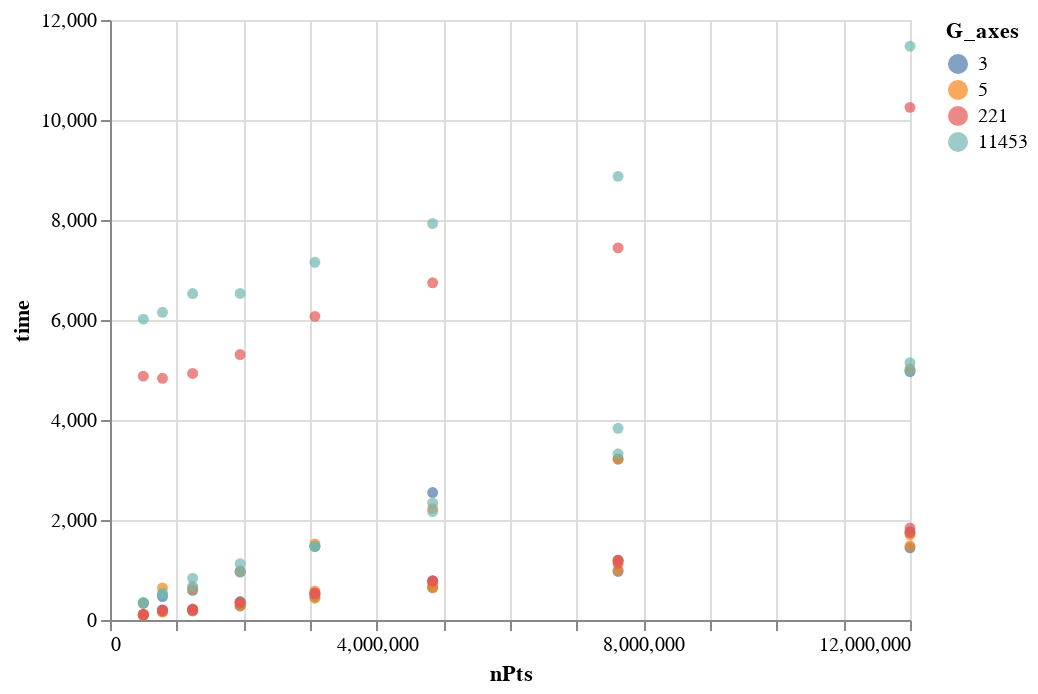

This figure's notebook cell:
### Code cell
alt.Chart(color_bar).mark_circle().encode(
    y = "time",
    x = "nPts",
    color = alt.Color("G_axes",type="nominal")
)

### Figure 1 — Vega-Lite specification as saved in the notebook (floating-point values rounded to 4 significant figures)
{"config": {"view": {"continuousWidth": 400, "continuousHeight": 300}}, "data": {"name": "data-1de8e422b7aa33b30b91995d06241639"}, "mark": "circle", "encoding": {"color": {"type": "nominal", "field": "G_axes"}, "x": {"type": "quantitative", "field": "nPts"}, "y": {"type": "quantitative", "field": "time"}}, "$schema": "https://vega.github.io/schema/vega-lite/v4.8.1.json", "datasets": {"data-1de8e422b7aa33b30b91995d06241639": [{"nPts": 499999, "mark": "bar", "time": 95.47, "G_axes": 3, "G_color": 5, "ga*gc": 15}, {"nPts": 499999, "mark": "bar", "time": 112.7, "G_axes": 3, "G_color": 221, "ga*gc": 663}, {"nPts": 499999, "mark": "bar", "time": 332.7, "G_axes": 3, "G_color": 11453, "ga*gc": 34359}, {"nPts": 499999, "mark": "bar", "time": 93.3, "G_axes": 5, "G_color": 3, "ga*gc": 15}, {"nPts": 499999, "mark": "bar", "time": 114.8, "G_axes": 5, "G_color": 221, "ga*gc": 1105}, {"nPts": 499999, "mark": "bar", "time": 341.8, "G_axes": 5, "G_color": 11453, "ga*gc": 57265}, {"nPts": 499999, "mark": "bar", "time": 109.6, "G_axes": 221, "G_color": 3, "ga*gc": 663}, {"nPts": 499999, "mark": "bar", "time": 109.7, "G_axes": 221, "G_color": 5, "ga*gc": 1105}, {"nPts": 499999, "mark": "bar", "time": 4877.0, "G_axes": 221, "G_color": 11453, "ga*gc": 2531113}, {"nPts": 499999, "mark": "bar", "time": 343.3, "G_axes": 11453, "G_color": 3, "ga*gc": 34359}, {"nPts": 499999, "mark": "bar", "time": 348.2, "G_axes": 11453, "G_color": 5, "ga*gc": 57265}, {"nPts": 499999, "mark": "bar", "time": 6018.0, "G_axes": 11453, "G_color": 221, "ga*gc": 2531113}, {"nPts": 787305, "mark": "bar", "time": 174.0, "G_axes": 3, "G_color": 5, "ga*gc": 15}, {"nPts": 787305, "mark": "bar", "time": 198.6, "G_axes": 3, "G_color": 221, "ga*gc": 663}, {"nPts": 787305, "mark": "bar", "time": 468.2, "G_axes": 3, "G_color": 11453, "ga*gc": 34359}, {"nPts": 787305, "mark": "bar", "time": 158.6, "G_axes": 5, "G_color": 3, "ga*gc": 15}, {"nPts": 787305, "mark": "bar", "time": 176.9, "G_axes": 5, "G_color": 221, "ga*gc": 1105}, {"nPts": 787305, "mark": "bar", "time": 642.1, "G_axes": 5, "G_color": 11453, "ga*gc": 57265}, {"nPts": 787305, "mark": "bar", "time": 201.1, "G_axes": 221, "G_color": 3, "ga*gc": 663}, {"nPts": 787305, "mark": "bar", "time": 185.6, "G_axes": 221, "G_color": 5, "ga*gc": 1105}, {"nPts": 787305, "mark": "bar", "time": 4835.0, "G_axes": 221, "G_color": 11453, "ga*gc": 2531113}, {"nPts": 787305, "mark": "bar", "time": 530.0, "G_axes": 11453, "G_color": 3, "ga*gc": 34359}, {"nPts": 787305, "mark": "bar", "time": 520.1, "G_axes": 11453, "G_color": 5, "ga*gc": 57265}, {"nPts": 787305, "mark": "bar", "time": 6154.0, "G_axes": 11453, "G_color": 221, "ga*gc": 2531113}, {"nPts": 1239698, "mark": "bar", "time": 183.2, "G_axes": 3, "G_color": 5, "ga*gc": 15}, {"nPts": 1239698, "mark": "bar", "time": 219.4, "G_axes": 3, "G_color": 221, "ga*gc": 663}, {"nPts": 1239698, "mark": "bar", "time": 592.2, "G_axes": 3, "G_color": 11453, "ga*gc": 34359}, {"nPts": 1239698, "mark": "bar", "time": 184.5, "G_axes": 5, "G_color": 3, "ga*gc": 15}, {"nPts": 1239698, "mark": "bar", "time": 204.7, "G_axes": 5, "G_color": 221, "ga*gc": 1105}, {"nPts": 1239698, "mark": "bar", "time": 634.6, "G_axes": 5, "G_color": 11453, "ga*gc": 57265}, {"nPts": 1239698, "mark": "bar", "time": 207.9, "G_axes": 221, "G_color": 3, "ga*gc": 663}, {"nPts": 1239698, "mark": "bar", "time": 204.9, "G_axes": 221, "G_color": 5, "ga*gc": 1105}, {"nPts": 1239698, "mark": "bar", "time": 4931.0, "G_axes": 221, "G_color": 11453, "ga*gc": 2531113}, {"nPts": 1239698, "mark": "bar", "time": 673.7, "G_axes": 11453, "G_color": 3, "ga*gc": 34359}, {"nPts": 1239698, "mark": "bar", "time": 835.2, "G_axes": 11453, "G_color": 5, "ga*gc": 57265}, {"nPts": 1239698, "mark": "bar", "time": 6529.0, "G_axes": 11453, "G_color": 221, "ga*gc": 2531113}, {"nPts": 1952041, "mark": "bar", "time": 280.3, "G_axes": 3, "G_color": 5, "ga*gc": 15}, {"nPts": 1952041, "mark": "bar", "time": 369.3, "G_axes": 3, "G_color": 221, "ga*gc": 663}, {"nPts": 1952041, "mark": "bar", "time": 963.0, "G_axes": 3, "G_color": 11453, "ga*gc": 34359}, {"nPts": 1952041, "mark": "bar", "time": 287.1, "G_axes": 5, "G_color": 3, "ga*gc": 15}, {"nPts": 1952041, "mark": "bar", "time": 338.6, "G_axes": 5, "G_color": 221, "ga*gc": 1105}, {"nPts": 1952041, "mark": "bar", "time": 984.7, "G_axes": 5, "G_color": 11453, "ga*gc": 57265}, {"nPts": 1952041, "mark": "bar", "time": 348.7, "G_axes": 221, "G_color": 3, "ga*gc": 663}, {"nPts": 1952041, "mark": "bar", "time": 341.0, "G_axes": 221, "G_color": 5, "ga*gc": 1105}, {"nPts": 1952041, "mark": "bar", "time": 5309.0, "G_axes": 221, "G_color": 11453, "ga*gc": 2531113}, {"nPts": 1952041, "mark": "bar", "time": 1127.0, "G_axes": 11453, "G_color": 3, "ga*gc": 34359}, {"nPts": 1952041, "mark": "bar", "time": 957.7, "G_axes": 11453, "G_color": 5, "ga*gc": 57265}, {"nPts": 1952041, "mark": "bar", "time": 6532.0, "G_axes": 11453, "G_color": 221, "ga*gc": 2531113}, {"nPts": 3073704, "mark": "bar", "time": 462.0, "G_axes": 3, "G_color": 5, "ga*gc": 15}, {"nPts": 3073704, "mark": "bar", "time": 528.9, "G_axes": 3, "G_color": 221, "ga*gc": 663}, {"nPts": 3073704, "mark": "bar", "time": 1474.0, "G_axes": 3, "G_color": 11453, "ga*gc": 34359}, {"nPts": 3073704, "mark": "bar", "time": 435.0, "G_axes": 5, "G_color": 3, "ga*gc": 15}, {"nPts": 3073704, "mark": "bar", "time": 579.1, "G_axes": 5, "G_color": 221, "ga*gc": 1105}, {"nPts": 3073704, "mark": "bar", "time": 1519.0, "G_axes": 5, "G_color": 11453, "ga*gc": 57265}, {"nPts": 3073704, "mark": "bar", "time": 517.4, "G_axes": 221, "G_color": 3, "ga*gc": 663}, {"nPts": 3073704, "mark": "bar", "time": 542.3, "G_axes": 221, "G_color": 5, "ga*gc": 1105}, {"nPts": 3073704, "mark": "bar", "time": 6073.0, "G_axes": 221, "G_color": 11453, "ga*gc": 2531113}, {"nPts": 3073704, "mark": "bar", "time": 1466.0, "G_axes": 11453, "G_color": 3, "ga*gc": 34359}, {"nPts": 3073704, "mark": "bar", "time": 1475.0, "G_axes": 11453, "G_color": 5, "ga*gc": 57265}, {"nPts": 3073704, "mark": "bar", "time": 7154.0, "G_axes": 11453, "G_color": 221, "ga*gc": 2531113}, {"nPts": 4839886, "mark": "bar", "time": 652.3, "G_axes": 3, "G_color": 5, "ga*gc": 15}, {"nPts": 4839886, "mark": "bar", "time": 783.0, "G_axes": 3, "G_color": 221, "ga*gc": 663}, {"nPts": 4839886, "mark": "bar", "time": 2549.0, "G_axes": 3, "G_color": 11453, "ga*gc": 34359}, {"nPts": 4839886, "mark": "bar", "time": 642.5, "G_axes": 5, "G_color": 3, "ga*gc": 15}, {"nPts": 4839886, "mark": "bar", "time": 728.3, "G_axes": 5, "G_color": 221, "ga*gc": 1105}, {"nPts": 4839886, "mark": "bar", "time": 2227.0, "G_axes": 5, "G_color": 11453, "ga*gc": 57265}, {"nPts": 4839886, "mark": "bar", "time": 773.7, "G_axes": 221, "G_color": 3, "ga*gc": 663}, {"nPts": 4839886, "mark": "bar", "time": 780.9, "G_axes": 221, "G_color": 5, "ga*gc": 1105}, {"nPts": 4839886, "mark": "bar", "time": 6745.0, "G_axes": 221, "G_color": 11453, "ga*gc": 2531113}, {"nPts": 4839886, "mark": "bar", "time": 2341.0, "G_axes": 11453, "G_color": 3, "ga*gc": 34359}, {"nPts": 4839886, "mark": "bar", "time": 2168.0, "G_axes": 11453, "G_color": 5, "ga*gc": 57265}, {"nPts": 4839886, "mark": "bar", "time": 7930.0, "G_axes": 11453, "G_color": 221, "ga*gc": 2531113}, {"nPts": 7620934, "mark": "bar", "time": 971.6, "G_axes": 3, "G_color": 5, "ga*gc": 15}, {"nPts": 7620934, "mark": "bar", "time": 1196.0, "G_axes": 3, "G_color": 221, "ga*gc": 663}, {"nPts": 7620934, "mark": "bar", "time": 3217.0, "G_axes": 3, "G_color": 11453, "ga*gc": 34359}, {"nPts": 7620934, "mark": "bar", "time": 996.7, "G_axes": 5, "G_color": 3, "ga*gc": 15}, {"nPts": 7620934, "mark": "bar", "time": 1173.0, "G_axes": 5, "G_color": 221, "ga*gc": 1105}, {"nPts": 7620934, "mark": "bar", "time": 3221.0, "G_axes": 5, "G_color": 11453, "ga*gc": 57265}, {"nPts": 7620934, "mark": "bar", "time": 1194.0, "G_axes": 221, "G_color": 3, "ga*gc": 663}, {"nPts": 7620934, "mark": "bar", "time": 1131.0, "G_axes": 221, "G_color": 5, "ga*gc": 1105}, {"nPts": 7620934, "mark": "bar", "time": 7443.0, "G_axes": 221, "G_color": 11453, "ga*gc": 2531113}, {"nPts": 7620934, "mark": "bar", "time": 3324.0, "G_axes": 11453, "G_color": 3, "ga*gc": 34359}, {"nPts": 7620934, "mark": "bar", "time": 3835.0, "G_axes": 11453, "G_color": 5, "ga*gc": 57265}, {"nPts": 7620934, "mark": "bar", "time": 8873.0, "G_axes": 11453, "G_color": 221, "ga*gc": 2531113}, {"nPts": 12000000, "mark": "bar", "time": 1444.0, "G_axes": 3, "G_color": 5, "ga*gc": 15}, {"nPts": 12000000, "mark": "bar", "time": 1766.0, "G_axes": 3, "G_color": 221, "ga*gc": 663}, {"nPts": 12000000, "mark": "bar", "time": 4969.0, "G_axes": 3, "G_color": 11453, "ga*gc": 34359}, {"nPts": 12000000, "mark": "bar", "time": 1484.0, "G_axes": 5, "G_color": 3, "ga*gc": 15}, {"nPts": 12000000, "mark": "bar", "time": 1709.0, "G_axes": 5, "G_color": 221, "ga*gc": 1105}, {"nPts": 12000000, "mark": "bar", "time": 5027.0, "G_axes": 5, "G_color": 11453, "ga*gc": 57265}, {"nPts": 12000000, "mark": "bar", "time": 1840.0, "G_axes": 221, "G_color": 3, "ga*gc": 663}, {"nPts": 12000000, "mark": "bar", "time": 1744.0, "G_axes": 221, "G_color": 5, "ga*gc": 1105}, {"nPts": 12000000, "mark": "bar", "time": 10250.0, "G_axes": 221, "G_color": 11453, "ga*gc": 2531113}, {"nPts": 12000000, "mark": "bar", "time": 4989.0, "G_axes": 11453, "G_color": 3, "ga*gc": 34359}, {"nPts": 12000000, "mark": "bar", "time": 5146.0, "G_axes": 11453, "G_color": 5, "ga*gc": 57265}, {"nPts": 12000000, "mark": "bar", "time": 11480.0, "G_axes": 11453, "G_color": 221, "ga*gc": 2531113}]}}
